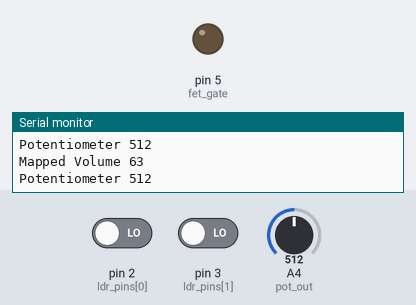
The sketch below on a simulated Arduino Uno, built with avr-gcc and run on an emulated ATmega328P. Parts: output pins drawn as LEDs (lit = HIGH), the last lines printed to the serial monitor. The test bench sets the inputs (shaded band); at power-on: pin 2 (ldr_pins[0]) LOW, A4 (pot_out) = 512, pin 3 (ldr_pins[1]) LOW.

Above: at 1.2 s.
1.3 s: pin 2 (ldr_pins[0]) driven HIGH
At 2.4 s:
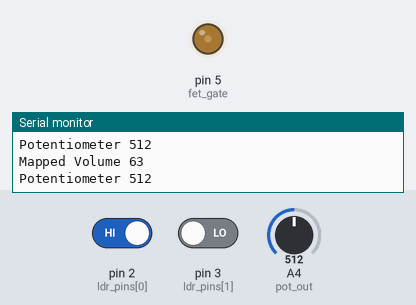
2.8 s: A4 (pot_out) set to 716
At 3.8 s:
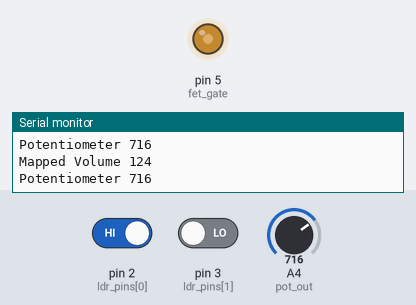
4.3 s: A4 (pot_out) set to 1023
At 5.0 s:
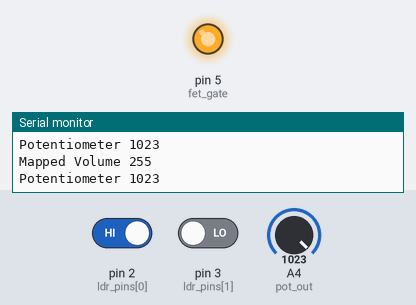
5.8 s: A4 (pot_out) set to 900
At 6.1 s:
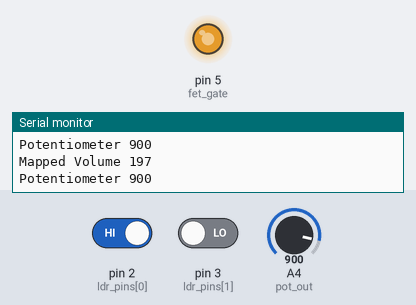
Timing chart, 0 to 8.8 s (numbered marks = the images above; inputs shaded):
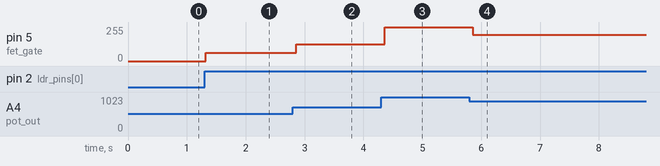

The sketch:

ldr_interfacing_int.ino
```cpp
#define ldr_qty 3
#define fet_gate 5
#define pot_out A4

int pot_val = 0;
int volume = 0;
const int ldr_pins[] = {2, 3, 8, 8, 12, 13, 16, 17};
const int planet_sounds[] = {262, 294, 330, 349, 392, 440, 494};
volatile int active_ldr = -1; // 0 is an index as well so we set to safe negative value

void handler()
{
  for (int i = 0; i < ldr_qty; i++)
  {
    if (digitalRead(ldr_pins[i]) == 1)
    {
      active_ldr = i; // save LDR index in i
      return;
    }
  }
  active_ldr = -1; // reset active value for later
}

void setup()
{
  Serial.begin(9600);
  pinMode(fet_gate, OUTPUT);
  pinMode(pot_out, INPUT);
  for (int i = 0; i < ldr_qty; i++)
  {
  	pinMode(ldr_pins[i], INPUT);
    attachInterrupt(digitalPinToInterrupt(ldr_pins[i]), handler, CHANGE);
  }

}


void loop()
{
  pot_val = analogRead(pot_out);
  Serial.print("Potentiometer ");
  Serial.println(pot_val);

  // volume = map(pot_val, 0, 1023, 10, 255);
  volume = pow((float)pot_val / 1023.0, 2) * 255;
  Serial.print("Mapped Volume ");
  Serial.println(volume);
  if (active_ldr >= 0)
  {
    analogWrite(fet_gate, volume);
    delayMicroseconds(1000000 / (2 * planet_sounds[active_ldr]));
  }
  else
  {
    analogWrite(fet_gate, 0);
    delayMicroseconds(1000000 / (2 * planet_sounds[active_ldr]));
  }
}
```

Measured:
- after the input at 1.3 s, pin 5 (fet_gate): 0/255 → 63/255 at once
- after the input at 2.8 s, pin 5 (fet_gate): 63/255 → 124/255 after 0.06 s
- after the input at 4.3 s, pin 5 (fet_gate): 124/255 → 255/255 after 0.06 s
- after the input at 5.8 s, pin 5 (fet_gate): 255/255 → 197/255 after 0.06 s
